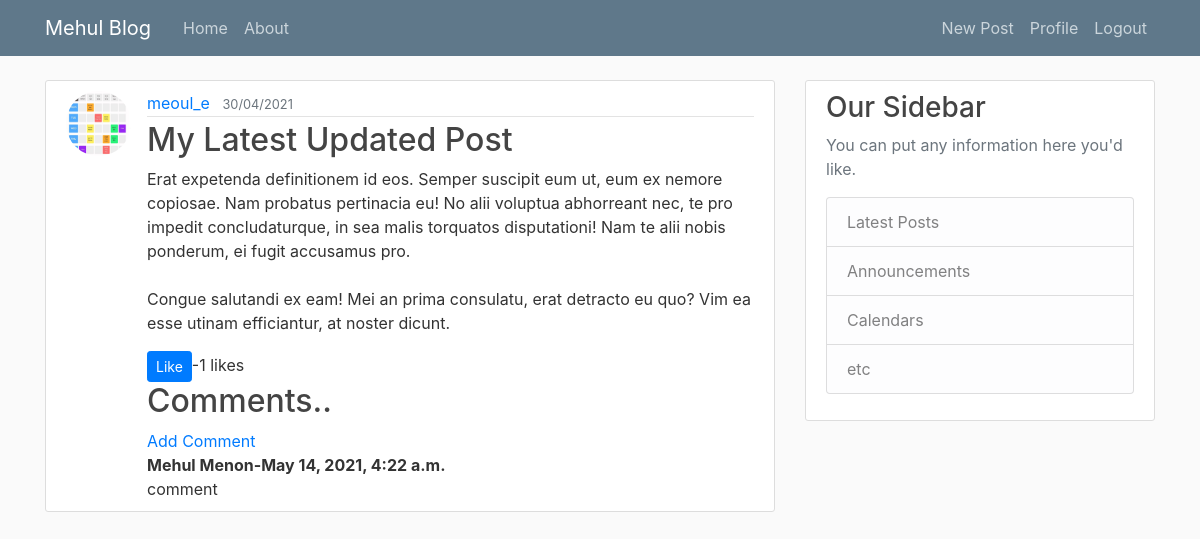
The app's page /post/31/ (signed in) with its own data.
### appblog/models.py (models this page shows, shortened)
class Post(models.Model):
    title=models.CharField(max_length=100)
    content=models.TextField()
    date=models.DateTimeField(default=timezone.now)
    author= models.ForeignKey(User,on_delete=models.CASCADE)
    likes=models.ManyToManyField(User,related_name='blog_post')
    def total_likes(self):
        return self.likes.count()

class Comment(models.Model):
    post=models.ForeignKey(Post,related_name="comments",on_delete=models.CASCADE,default=1)
    name=models.CharField(max_length=100)
    body=models.TextField()
    date_added=models.DateTimeField(auto_now_add=True)

### users/models.py (models this page shows, shortened)
class Profile(models.Model):
    user=models.OneToOneField(User,on_delete=models.CASCADE)
    image=models.ImageField(default='default.jpg',upload_to='profile_pics')

### appblog/views.py (the view)
class PostDetailView(DetailView):
     model=Post
     template_name="blog/post_detail.html"
     def get_context_data(self,*args, **kwargs):
         context=super(PostDetailView,self).get_context_data(**kwargs)
         stuff=get_object_or_404(Post,id=self.kwargs['pk'])
         total_likes=stuff.total_likes()#calls function in models.py
         context["total_likes"]=total_likes
         return context

### appblog/templates/blog/post_detail.html (shortened to what this page needs)
{% extends "blog/base.html" %}
{% block content %}
       <article class="media content-section">
         <img class="rounded-circle article-img" src="{{ post.author.profile.image.url }}">
              <div class="media-body">
                <div class="article-metadata">
                  <a class="mr-2" href="{% url 'user-posts' object.author.username %}">{{ object.author }}</a>
                  <small class="text-muted">{{ object.date|date:"d/m/o" }}</small>
                </div>
                <h2 class="article-title">{{ object.title }}</h2>
                <p class="article-content">{{ object.content }}</p>
                <form action={% url 'like_post' post.pk %} method="POST">
                  <button type="submit" name="post_id" value= "{{ post.id }}" class="btn btn-primary btn-sm" >Like</button>-{{ total_likes }} likes
                </form>
                <h2>Comments..</h2>
                {% if not post.comments.all %}
                  No Comments Yet <br/><a href="{% url 'add_comment' post.pk %}">New Comment</a>
                {% else %}
                <a href="{% url 'add_comment' post.pk %}">Add Comment<br/></a>
                 {% for comment in post.comments.all %}
                 <strong>{{ comment.name }}-{{ comment.date_added }}</strong>
                 <br/>
                  {{ comment.body }}<br/>
                  {% endfor %}
                 {% endif %}
              </div>
            </article>
{% endblock content %}

### appblog/static/appblog/main.css (style rules this page uses)
body { background: #fafafa; color: #333333; margin-top: 5rem; }
h1, h2, h3, h4, h5, h6 { color: #444444; }
.content-section { background: #ffffff; padding: 10px 20px; border: 1px solid #dddddd; border-radius: 3px; margin-bottom: 20px; }
.article-title { color: #444444; }
.article-content { white-space: pre-line; }
.article-img { height: 65px; width: 65px; margin-right: 16px; }
.article-metadata { padding-bottom: 1px; margin-bottom: 4px; border-bottom: 1px solid #e3e3e3 }

### records on screen
Post: author.profile.image (picture), author "meoul_e", date "30/04/2021", title "My Latest Updated Post", content "Erat expetenda definitionem id eos. Semper suscipit eum ut, eum ex nemore copiosae. Nam probatus pertinacia eu! No alii voluptua abhorreant nec, te pro impedit concludaturque, in sea malis torquatos disputationi! Nam te alii nobis ponderum, ei fugit accusamus pro. Congue salutandi ex eam! Mei an prima consulatu, erat detracto eu quo? Vim ea esse utinam efficiantur, at noster dicunt."
Comment: name "Mehul Menon", date_added "May 14, 2021, 4:22 a.m.", body "comment"

### other values on screen
{{ total_likes }} "1"
